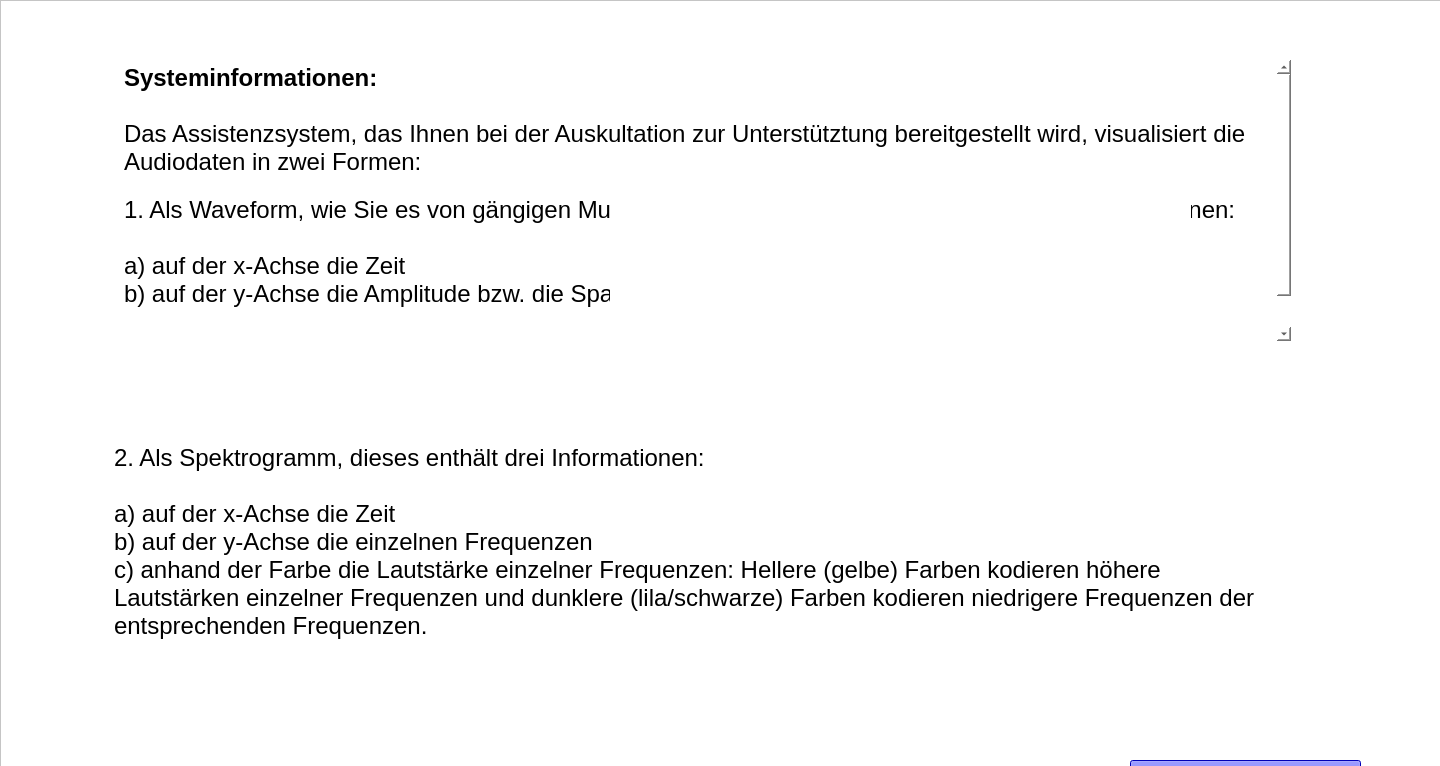
<?xml version="1.0" encoding="UTF-8"?>
<ui version="4.0">
 <class>Form</class>
 <widget class="QWidget" name="Form">
  <property name="geometry">
   <rect>
    <x>0</x>
    <y>0</y>
    <width>1440</width>
    <height>766</height>
   </rect>
  </property>
  <property name="windowTitle">
   <string>Form</string>
  </property>
  <widget class="QFrame" name="frame">
   <property name="geometry">
    <rect>
     <x>0</x>
     <y>0</y>
     <width>1511</width>
     <height>1041</height>
    </rect>
   </property>
   <property name="styleSheet">
    <string notr="true">background-color: white;</string>
   </property>
   <property name="frameShape">
    <enum>QFrame::StyledPanel</enum>
   </property>
   <property name="frameShadow">
    <enum>QFrame::Raised</enum>
   </property>
   <widget class="QPushButton" name="weiterBtn">
    <property name="geometry">
     <rect>
      <x>1130</x>
      <y>760</y>
      <width>231</width>
      <height>81</height>
     </rect>
    </property>
    <property name="autoFillBackground">
     <bool>false</bool>
    </property>
    <property name="styleSheet">
     <string notr="true">background-color: blue; font: bold 30px; color: white;</string>
    </property>
    <property name="text">
     <string>Weiter</string>
    </property>
    <property name="autoDefault">
     <bool>false</bool>
    </property>
    <property name="default">
     <bool>false</bool>
    </property>
    <property name="flat">
     <bool>false</bool>
    </property>
   </widget>
   <widget class="QTextBrowser" name="textBrowser">
    <property name="geometry">
     <rect>
      <x>120</x>
      <y>60</y>
      <width>1171</width>
      <height>281</height>
     </rect>
    </property>
    <property name="frameShape">
     <enum>QFrame::NoFrame</enum>
    </property>
    <property name="html">
     <string>&lt;!DOCTYPE HTML PUBLIC &quot;-//W3C//DTD HTML 4.0//EN&quot; &quot;http://www.w3.org/TR/REC-html40/strict.dtd&quot;&gt;
&lt;html&gt;&lt;head&gt;&lt;meta name=&quot;qrichtext&quot; content=&quot;1&quot; /&gt;&lt;style type=&quot;text/css&quot;&gt;
p, li { white-space: pre-wrap; }
&lt;/style&gt;&lt;/head&gt;&lt;body style=&quot; font-family:'.AppleSystemUIFont'; font-size:13pt; font-weight:400; font-style:normal;&quot;&gt;
&lt;p style=&quot; margin-top:0px; margin-bottom:0px; margin-left:0px; margin-right:0px; -qt-block-indent:0; text-indent:0px;&quot;&gt;&lt;span style=&quot; font-size:18pt; font-weight:600;&quot;&gt;Systeminformationen:&lt;/span&gt;&lt;/p&gt;
&lt;p style=&quot;-qt-paragraph-type:empty; margin-top:0px; margin-bottom:0px; margin-left:0px; margin-right:0px; -qt-block-indent:0; text-indent:0px; font-size:18pt; font-weight:600;&quot;&gt;&lt;br /&gt;&lt;/p&gt;
&lt;p style=&quot; margin-top:0px; margin-bottom:0px; margin-left:0px; margin-right:0px; -qt-block-indent:0; text-indent:0px;&quot;&gt;&lt;span style=&quot; font-family:'Helvetica Neue'; font-size:18pt;&quot;&gt;Das Assistenzsystem, das Ihnen bei der Auskultation zur Unterstütztung bereitgestellt wird, visualisiert die Audiodaten in zwei Formen:&lt;br /&gt;&lt;/span&gt;&lt;/p&gt;
&lt;p style=&quot; margin-top:0px; margin-bottom:0px; margin-left:0px; margin-right:0px; -qt-block-indent:0; text-indent:0px;&quot;&gt;&lt;span style=&quot; font-family:'Helvetica Neue'; font-size:18pt;&quot;&gt;1. Als Waveform, wie Sie es von gängigen Musikplayern gewöhnt sind. Diese enthält zwei Informationen:&lt;/span&gt;&lt;/p&gt;
&lt;p style=&quot;-qt-paragraph-type:empty; margin-top:0px; margin-bottom:0px; margin-left:0px; margin-right:0px; -qt-block-indent:0; text-indent:0px; font-family:'Helvetica Neue'; font-size:18pt;&quot;&gt;&lt;br /&gt;&lt;/p&gt;
&lt;p style=&quot; margin-top:0px; margin-bottom:0px; margin-left:0px; margin-right:0px; -qt-block-indent:0; text-indent:0px;&quot;&gt;&lt;span style=&quot; font-family:'Helvetica Neue'; font-size:18pt;&quot;&gt;a) auf der x-Achse die Zeit  &lt;/span&gt;&lt;/p&gt;
&lt;p style=&quot; margin-top:0px; margin-bottom:0px; margin-left:0px; margin-right:0px; -qt-block-indent:0; text-indent:0px;&quot;&gt;&lt;span style=&quot; font-family:'Helvetica Neue'; font-size:18pt;&quot;&gt;b) auf der y-Achse die Amplitude bzw. die Spannung &lt;/span&gt;&lt;/p&gt;
&lt;p style=&quot; margin-top:0px; margin-bottom:0px; margin-left:0px; margin-right:0px; -qt-block-indent:0; text-indent:0px;&quot;&gt;&lt;span style=&quot; font-family:'Helvetica Neue'; font-size:18pt;&quot;&gt;&lt;br /&gt;&lt;/span&gt;&lt;/p&gt;
&lt;p style=&quot;-qt-paragraph-type:empty; margin-top:0px; margin-bottom:0px; margin-left:0px; margin-right:0px; -qt-block-indent:0; text-indent:0px;&quot;&gt;&lt;br /&gt;&lt;/p&gt;&lt;/body&gt;&lt;/html&gt;</string>
    </property>
   </widget>
   <widget class="QTextBrowser" name="textBrowser_2">
    <property name="geometry">
     <rect>
      <x>110</x>
      <y>440</y>
      <width>1171</width>
      <height>271</height>
     </rect>
    </property>
    <property name="frameShape">
     <enum>QFrame::NoFrame</enum>
    </property>
    <property name="lineWidth">
     <number>1</number>
    </property>
    <property name="html">
     <string>&lt;!DOCTYPE HTML PUBLIC &quot;-//W3C//DTD HTML 4.0//EN&quot; &quot;http://www.w3.org/TR/REC-html40/strict.dtd&quot;&gt;
&lt;html&gt;&lt;head&gt;&lt;meta name=&quot;qrichtext&quot; content=&quot;1&quot; /&gt;&lt;style type=&quot;text/css&quot;&gt;
p, li { white-space: pre-wrap; }
&lt;/style&gt;&lt;/head&gt;&lt;body style=&quot; font-family:'.AppleSystemUIFont'; font-size:13pt; font-weight:400; font-style:normal;&quot;&gt;
&lt;p style=&quot; margin-top:0px; margin-bottom:0px; margin-left:0px; margin-right:0px; -qt-block-indent:0; text-indent:0px;&quot;&gt;&lt;span style=&quot; font-family:'Helvetica Neue'; font-size:18pt;&quot;&gt;2. Als Spektrogramm, dieses enthält drei Informationen: &lt;/span&gt;&lt;/p&gt;
&lt;p style=&quot;-qt-paragraph-type:empty; margin-top:0px; margin-bottom:0px; margin-left:0px; margin-right:0px; -qt-block-indent:0; text-indent:0px; font-family:'Helvetica Neue'; font-size:18pt;&quot;&gt;&lt;br /&gt;&lt;/p&gt;
&lt;p style=&quot; margin-top:0px; margin-bottom:0px; margin-left:0px; margin-right:0px; -qt-block-indent:0; text-indent:0px;&quot;&gt;&lt;span style=&quot; font-family:'Helvetica Neue'; font-size:18pt;&quot;&gt;a) auf der x-Achse die Zeit  &lt;/span&gt;&lt;/p&gt;
&lt;p style=&quot; margin-top:0px; margin-bottom:0px; margin-left:0px; margin-right:0px; -qt-block-indent:0; text-indent:0px;&quot;&gt;&lt;span style=&quot; font-family:'Helvetica Neue'; font-size:18pt;&quot;&gt;b) auf der y-Achse die einzelnen Frequenzen&lt;/span&gt;&lt;/p&gt;
&lt;p style=&quot; margin-top:0px; margin-bottom:0px; margin-left:0px; margin-right:0px; -qt-block-indent:0; text-indent:0px;&quot;&gt;&lt;span style=&quot; font-family:'Helvetica Neue'; font-size:18pt;&quot;&gt;c) anhand der Farbe die Lautstärke einzelner Frequenzen: Hellere (gelbe) Farben kodieren höhere Lautstärken einzelner Frequenzen und dunklere (lila/schwarze) Farben kodieren niedrigere Frequenzen der entsprechenden Frequenzen.&lt;/span&gt;&lt;/p&gt;
&lt;p style=&quot;-qt-paragraph-type:empty; margin-top:0px; margin-bottom:0px; margin-left:0px; margin-right:0px; -qt-block-indent:0; text-indent:0px; font-family:'Helvetica Neue'; font-size:18pt;&quot;&gt;&lt;br /&gt;&lt;/p&gt;&lt;/body&gt;&lt;/html&gt;</string>
    </property>
   </widget>
   <widget class="QLabel" name="label">
    <property name="geometry">
     <rect>
      <x>610</x>
      <y>200</y>
      <width>581</width>
      <height>161</height>
     </rect>
    </property>
    <property name="text">
     <string/>
    </property>
    <property name="pixmap">
     <pixmap>wave.png</pixmap>
    </property>
    <property name="scaledContents">
     <bool>true</bool>
    </property>
   </widget>
   <widget class="QLabel" name="label_5">
    <property name="geometry">
     <rect>
      <x>110</x>
      <y>640</y>
      <width>581</width>
      <height>161</height>
     </rect>
    </property>
    <property name="text">
     <string/>
    </property>
    <property name="pixmap">
     <pixmap>sp.png</pixmap>
    </property>
    <property name="scaledContents">
     <bool>true</bool>
    </property>
   </widget>
  </widget>
 </widget>
 <resources>
  <include location="wave.qrc"/>
 </resources>
 <connections/>
</ui>
